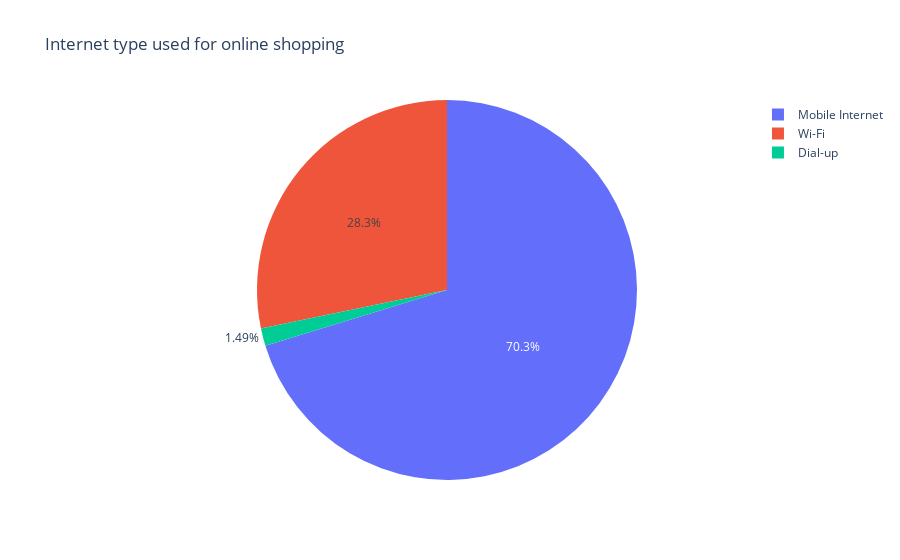

Notebook code for this chart:
### Code cell
plt.figure(figsize = (18,6))
sns.countplot(x ='7Howdoyouaccesstheinternetwhileshoppingon-line?', data = data)
plt.title('Analysis of Customer according Internet used')
plt.show()

fig = px.pie(data, names='7Howdoyouaccesstheinternetwhileshoppingon-line?', title='Internet type used for online shopping')
fig.show()

### Figure 1 — Plotly figure (JSON) as saved in the notebook; plotly's stock layout.template omitted (floating-point values rounded to 4 significant figures; data arrays with more than 128 entries replaced by an {"elided": "..."} marker saying what was removed)
{"data": [{"domain": {"x": [0, 1], "y": [0, 1]}, "hovertemplate": "7Howdoyouaccesstheinternetwhileshoppingon-line?=%{label}<extra></extra>", "labels": {"elided": "269 str values"}, "legendgroup": "", "name": "", "showlegend": true, "type": "pie"}], "layout": {"legend": {"tracegroupgap": 0}, "title": {"text": "Internet type used for online shopping"}}}
